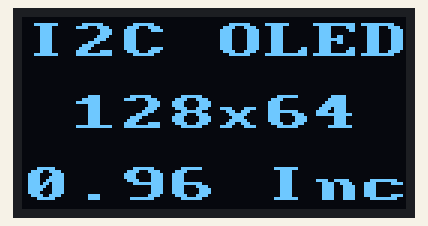
Simulated run of this sketch. Board: Arduino Uno, built with avr-gcc and run on an emulated ATmega328P. Shown: 128×64 one-colour display.

Above: at 0.4 s.

The sketch:

I2C_OLED_U8g2_Demo_Code.ino
```cpp
#include <Arduino.h>
#include <U8x8lib.h>

#ifdef U8X8_HAVE_HW_SPI
#include <SPI.h>
#endif

U8X8_SSD1306_128X64_NONAME_SW_I2C u8x8(SCL, SDA, U8X8_PIN_NONE);

void setup(void)
{
  u8x8.begin();
  u8x8.setPowerSave(0);
}

void loop(void)
{
  u8x8.setFont(u8x8_font_px437wyse700a_2x2_f);
  u8x8.drawString(0,0,"I2C OLED");
  u8x8.drawString(2,3,"128x64");
  u8x8.drawString(0,6,"0.96 Inc");
  u8x8.refreshDisplay();
  delay(2000);
}
```
